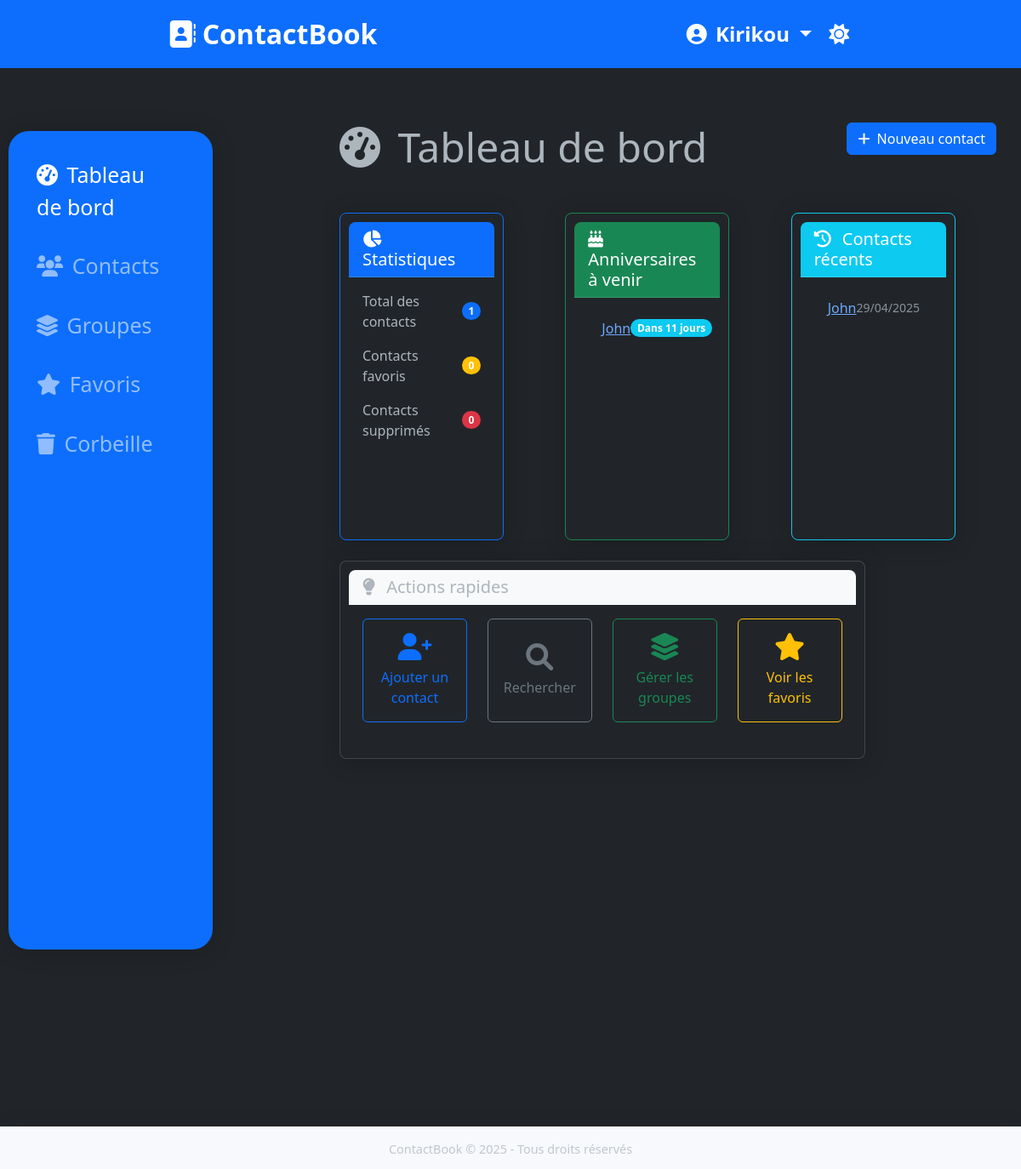
The app's page /contacts (signed in) with its own data.
### users/models.py (models this page shows, shortened)
class CustomUser(AbstractUser):
    theme_preference = models.CharField(
        max_length=10,
        choices=[('light', 'Clair'), ('dark', 'Sombre')],
        default='light'
    )

### contacts/models.py (models this page shows, shortened)
class Contact(models.Model):
    user = models.ForeignKey(settings.AUTH_USER_MODEL, on_delete=models.CASCADE, related_name="contacts")
    first_name = models.CharField(max_length=50, blank=True, verbose_name="Prénom")
    last_name = models.CharField(max_length=50, blank=True, verbose_name="Nom")
    phone_number = models.CharField(max_length=20, validators=[validate_phone_number], verbose_name="Téléphone")
    email = models.EmailField(blank=True, verbose_name="Email")
    address = models.TextField(blank=True, verbose_name="Adresse")
    avatar = models.ImageField(upload_to='avatars/', blank=True, null=True, verbose_name="Avatar")
    birth_date = models.DateField(blank=True, null=True, verbose_name="Date de naissance")
    notes = models.TextField(blank=True, verbose_name="Notes")
    is_favorite = models.BooleanField(default=False, verbose_name="Favori")
    groups = models.ManyToManyField(Group, blank=True, related_name="contacts", verbose_name="Groupes")
    is_deleted = models.BooleanField(default=False, verbose_name="Supprimé")
    created_at = models.DateTimeField(auto_now_add=True, verbose_name="Créé le")
    updated_at = models.DateTimeField(auto_now=True, verbose_name="Modifié le")
    def __str__(self):
        if self.first_name and self.last_name:
            return f"{self.first_name} {self.last_name}"
        elif self.first_name:
            return self.first_name
        elif self.last_name:
            return self.last_name
        else:
            return self.phone_number
    def days_until_birthday(self):
        if not self.birth_date:
            return None
        today = date.today()
        next_birthday = date(today.year, self.birth_date.month, self.birth_date.day)
        if next_birthday < today:
            next_birthday = date(today.year + 1, self.birth_date.month, self.birth_date.day)
        return (next_birthday - today).days
    class Meta:
        verbose_name = "Contact"
        verbose_name_plural = "Contacts"
        ordering = ['last_name', 'first_name']

### contacts/views.py (the view)
# urls.py: path('', views.dashboard, name='dashboard'),
@login_required
def dashboard(request):
    total_contacts = Contact.objects.filter(user=request.user, is_deleted=False).count()
    favorite_contacts = Contact.objects.filter(user=request.user, is_favorite=True, is_deleted=False).count()
    deleted_contacts = Contact.objects.filter(user=request.user, is_deleted=True).count()
    today = date.today()
    thirty_days_later = today + timedelta(days=30)
    upcoming_birthdays = []
    contacts_with_birthdays = Contact.objects.filter(
        user=request.user,
        is_deleted=False,
        birth_date__isnull=False
    )
    for contact in contacts_with_birthdays:
        days = contact.days_until_birthday()
        if days is not None and days <= 30:
            upcoming_birthdays.append({
                'contact': contact,
                'days': days
            })
    upcoming_birthdays.sort(key=lambda x: x['days'])
    recent_contacts = Contact.objects.filter(
        user=request.user,
        is_deleted=False
    ).order_by('-updated_at')[:5]
    context = {
        'total_contacts': total_contacts,
        'favorite_contacts': favorite_contacts,
        'deleted_contacts': deleted_contacts,
        'upcoming_birthdays': upcoming_birthdays,
        'recent_contacts': recent_contacts,
    }
    return render(request, 'contacts/dashboard.html', context)

### contacts/templates/contacts/dashboard.html (shortened to what this page needs)
{% extends 'base.html' %}
{% block content %}
<div class="row mb-4">
    <div class="col-md-8">
        <h1 class="display-5 mb-4">
            <i class="fas fa-tachometer-alt me-2"></i> Tableau de bord
        </h1>
    </div>
    <div class="col-md-4 text-end">
        <a href="{% url 'contact_create' %}" class="btn btn-primary">
            <i class="fas fa-plus me-1"></i> Nouveau contact
        </a>
    </div>
</div>
<div class="row">
    <div class="col-md-4 mb-4">
        <div class="card h-100 border-primary">
            <div class="card-header bg-primary text-white">
                <h5 class="card-title mb-0">
                    <i class="fas fa-chart-pie me-2"></i> Statistiques
                </h5>
            </div>
            <div class="card-body">
                <div class="d-flex justify-content-between align-items-center mb-3">
                    <div>Total des contacts</div>
                    <span class="badge bg-primary rounded-pill">{{ total_contacts }}</span>
                </div>
                <div class="d-flex justify-content-between align-items-center mb-3">
                    <div>Contacts favoris</div>
                    <span class="badge bg-warning rounded-pill">{{ favorite_contacts }}</span>
                </div>
                <div class="d-flex justify-content-between align-items-center">
                    <div>Contacts supprimés</div>
                    <span class="badge bg-danger rounded-pill">{{ deleted_contacts }}</span>
                </div>
            </div>
        </div>
    </div>
    <div class="col-md-4 mb-4">
        <div class="card h-100 border-success">
            <div class="card-header bg-success text-white">
                <h5 class="card-title mb-0">
                    <i class="fas fa-birthday-cake me-2"></i> Anniversaires à venir
                </h5>
            </div>
            <div class="card-body">
                {% if upcoming_birthdays %}
                    <ul class="list-group list-group-flush">
                        {% for item in upcoming_birthdays %}
                            <li class="list-group-item d-flex justify-content-between align-items-center">
                                <div>
                                    <a href="{% url 'contact_detail' item.contact.id %}">{{ item.contact }}</a>
                                </div>
                                <span class="badge {% if item.days == 0 %}bg-danger{% elif item.days <= 7 %}bg-warning{% else %}bg-info{% endif %} rounded-pill">
                                    {% if item.days == 0 %}
                                        Aujourd'hui !
                                    {% elif item.days == 1 %}
                                        Demain
                                    {% else %}
                                        Dans {{ item.days }} jours
                                    {% endif %}
                                </span>
                            </li>
                        {% endfor %}
                    </ul>
                {% else %}
                    <p class="text-muted text-center mt-3">Aucun anniversaire dans les 30 prochains jours</p>
                {% endif %}
            </div>
        </div>
    </div>
    <div class="col-md-4 mb-4">
        <div class="card h-100 border-info">
            <div class="card-header bg-info text-white">
                <h5 class="card-title mb-0">
                    <i class="fas fa-history me-2"></i> Contacts récents
                </h5>
            </div>
            <div class="card-body">
                {% if recent_contacts %}
                    <ul class="list-group list-group-flush">
                        {% for contact in recent_contacts %}
                            <li class="list-group-item d-flex justify-content-between align-items-center">
                                <div>
                                    <a href="{% url 'contact_detail' contact.id %}">{{ contact }}</a>
                                </div>
                                <small class="text-muted">{{ contact.updated_at|date:"d/m/Y" }}</small>
                            </li>
                        {% endfor %}
                    </ul>
                {% else %}
                    <p class="text-muted text-center mt-3">Aucun contact récent</p>
                {% endif %}
            </div>
        </div>
    </div>
</div>
<div class="row">
    <div class="col-12">
        <div class="card">
            <div class="card-header bg-light">
                <h5 class="card-title mb-0">
                    <i class="fas fa-lightbulb me-2"></i> Actions rapides
                </h5>
            </div>
            <div class="card-body">
                <div class="row">
                    <div class="col-md-3 mb-3">
                        <a href="{% url 'contact_create' %}" class="btn btn-outline-primary w-100 h-100 d-flex flex-column align-items-center justify-content-center p-3">
                            <i class="fas fa-user-plus fa-2x mb-2"></i>
                            <span>Ajouter un contact</span>
                        </a>
                    </div>
                    <div class="col-md-3 mb-3">
                        <a href="{% url 'contact_list' %}" class="btn btn-outline-secondary w-100 h-100 d-flex flex-column align-items-center justify-content-center p-3">
                            <i class="fas fa-search fa-2x mb-2"></i>
                            <span>Rechercher</span>
                        </a>
                    </div>
                    <div class="col-md-3 mb-3">
                        <a href="{% url 'group_list' %}" class="btn btn-outline-success w-100 h-100 d-flex flex-column align-items-center justify-content-center p-3">
                            <i class="fas fa-layer-group fa-2x mb-2"></i>
                            <span>Gérer les groupes</span>
                        </a>
                    </div>
                    <div class="col-md-3 mb-3">
                        <a href="{% url 'favorites' %}" class="btn btn-outline-warning w-100 h-100 d-flex flex-column align-items-center justify-content-center p-3">
                            <i class="fas fa-star fa-2x mb-2"></i>
                            <span>Voir les favoris</span>
                        </a>
                    </div>
                </div>
            </div>
        </div>
    </div>
</div>
{% endblock %}

### templates/base.html (shortened to what this page needs)
{% load static %}
<!DOCTYPE html>
<html lang="fr" data-bs-theme="{{ request.user.theme_preference }}">
<head>
    <link href="https://cdn.jsdelivr.net/npm/bootstrap@5.3.0-alpha1/dist/css/bootstrap.min.css" rel="stylesheet">
    <link rel="stylesheet" href="https://cdnjs.cloudflare.com/ajax/libs/font-awesome/6.0.0/css/all.min.css">
    <link rel="stylesheet" href="{% static 'contacts/css/style.css' %}?v=1>">
</head>
<body>
    <div class="header bg-primary ">
        <div class="section1 ">
            <a class="navbar-brand" href="{% url 'home' %}">
                <i class="fas fa-address-book me-2"></i>ContactBook
            </a>
        </div>
        <div>
            <div class="section2 ">
                <div>
                    <li class="nav-item dropdown">
                        <a class="nav-link dropdown-toggle" href="#" id="navbarDropdown" role="button"
                            data-bs-toggle="dropdown" aria-expanded="false">
                            <i class="fas fa-user-circle me-1"></i> {{ user.username }}
                        </a>
                    </li>
                </div>
                <div>
                    <button id="theme-toggle" class="btn btn-link nav-link">
                        <i
                            class="fas {% if request.user.theme_preference == 'dark' %}fa-sun{% else %}fa-moon{% endif %} me-1"></i>
                    </button>
                </div>
            </div>
        </div>
    </div>
    <div class="main mt-4 mb-5">
        <div class="aside">
            {% if user.is_authenticated %}
            <aside class="navbar navbar-expand-lg navbar-dark bg-primary">
                <div class="collapse  navbar-collapse" id="navbarNav">
                    <ul class="navbar-nav row me-auto gap-3">
                        <li class="nav-item">
                            <a class="nav-link {% if request.resolver_match.url_name == 'dashboard' %}active{% endif %}"
                                href="{% url 'dashboard' %}">
                                <i class="fas fa-tachometer-alt me-1"></i> Tableau de bord
                            </a>
                        </li>
                        <li class="nav-item">
                            <a class="nav-link {% if request.resolver_match.url_name == 'contact_list' %}active{% endif %}"
                                href="{% url 'contact_list' %}">
                                <i class="fas fa-users me-1"></i> Contacts
                            </a>
                        </li>
                        <li class="nav-item">
                            <a class="nav-link {% if request.resolver_match.url_name == 'group_list' %}active{% endif %}"
                                href="{% url 'group_list' %}">
                                <i class="fas fa-layer-group me-1"></i> Groupes
                            </a>
                        </li>
                        <li class="nav-item">
                            <a class="nav-link {% if request.resolver_match.url_name == 'favorites' %}active{% endif %}"
                                href="{% url 'favorites' %}">
                                <i class="fas fa-star me-1"></i> Favoris
                            </a>
                        </li>
                        <li class="nav-item">
                            <a class="nav-link {% if request.resolver_match.url_name == 'trash' %}active{% endif %}"
                                href="{% url 'trash' %}">
                                <i class="fas fa-trash me-1"></i> Corbeille
                            </a>
                        </li>
                    </ul>
                </div>
            </aside>
            {% endif %}
        </div>
        <div class="container">
            {% block content %}{% endblock %}
        </div>
    </div>
    <footer class="footer mt-auto py-3 ">
        <div class=" text-center">
            <span class="text-muted">ContactBook &copy; {% now "Y" %} - Tous droits réservés</span>
        </div>
    </footer>
</body>
</html>

### static/contacts/css/style.css (style rules this page uses)
:root { --primary-color: #4e73df; --secondary-color: #858796; --success-color: #1cc88a; --info-color: #36b9cc; --warning-color: #f6c23e; --danger-color: #e74a3b; --light-color: #f8f9fc; --dark-color: #5a5c69; }
body { min-height: 100vh; display: flex; flex-direction: column; overflow: hidden; }
.header { background-color: var(--primary-color); color: white; padding: 1rem; text-align: center; font-size: 1.5rem; font-weight: bold; display: flex; justify-content: center; align-items: center; justify-content: space-around; flex-direction: row; list-style: none; }
.section1 a { font-size: 2rem; }
.section2 { display: flex; flex-direction: row; gap: 20px; }
.main { display: flex; flex-direction: row; justify-content: space-between; width: 100%; height: 100vh; padding: 20px; margin: 20px; }
.aside { width: max-content; padding: 30px; margin-right: 270px; }
.container { animation: fadeIn 0.5s ease-in-out; display: flex; flex-direction: column; width: 70%; height: 80%; overflow-y: scroll; padding: 20px; scrollbar-width: thin; scrollbar-color: rgb(178, 178, 178) transparent; }
.card { width: 80%; align-self: center; border-radius: 0.5rem; box-shadow: 0 0.15rem 1.75rem 0 rgba(58, 59, 69, 0.15); margin-bottom: 1.5rem; animation: slideInUp 0.3s ease-in-out; height: max-content; padding: 10px; margin-bottom: 90px; }
.card-header { border-top-left-radius: 0.5rem !important; border-top-right-radius: 0.5rem !important; }
.card-body { height: max-content; }
.navbar { box-shadow: 0 0.15rem 1.75rem 0 rgba(58, 59, 69, 0.15); position: absolute; left: 10px; display: flex; flex-direction: row; justify-content: center; align-items: center; width: 20%; height: 70%; padding: 10px; font-size: 25px; border-radius: 1.5rem; }
.navbar-brand { font-weight: 700; font-size: 1.2rem; }
#navbarNav { position: absolute; top: 0; left: 0; right: 0; padding: 25px; }
.footer { background-color: var(--light-color); color: var(--dark-color); padding: 1rem; text-align: center; font-size: 0.9rem; position: absolute; bottom: 0; left: 0; right: 0; width: 100%; height: 50px; margin-top: auto; box-shadow: 0 -0.15rem 1.75rem 0 rgba(58, 59, 69, 0.05); }
.card .card-header { font-weight: 700; }
.btn { transition: all 0.2s ease-in-out; }
[data-bs-theme="dark"] .card { box-shadow: 0 0.15rem 1.75rem 0 rgba(0, 0, 0, 0.2); }
[data-bs-theme="dark"] .navbar { box-shadow: 0 0.15rem 1.75rem 0 rgba(0, 0, 0, 0.2); }

### records on screen
CustomUser: username "Kirikou"
Contact: contact "John", days "11", first_name+last_name "John", updated_at "29/04/2025"

### other values on screen
{{ total_contacts }} "1"
{{ favorite_contacts }} "0"
{{ deleted_contacts }} "0"
